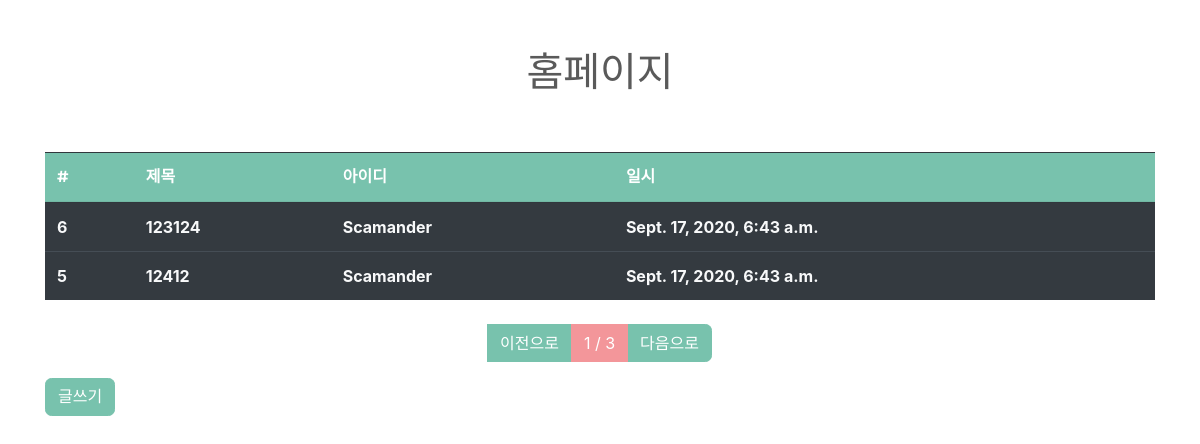
Before: /board/list/ with the older database file.
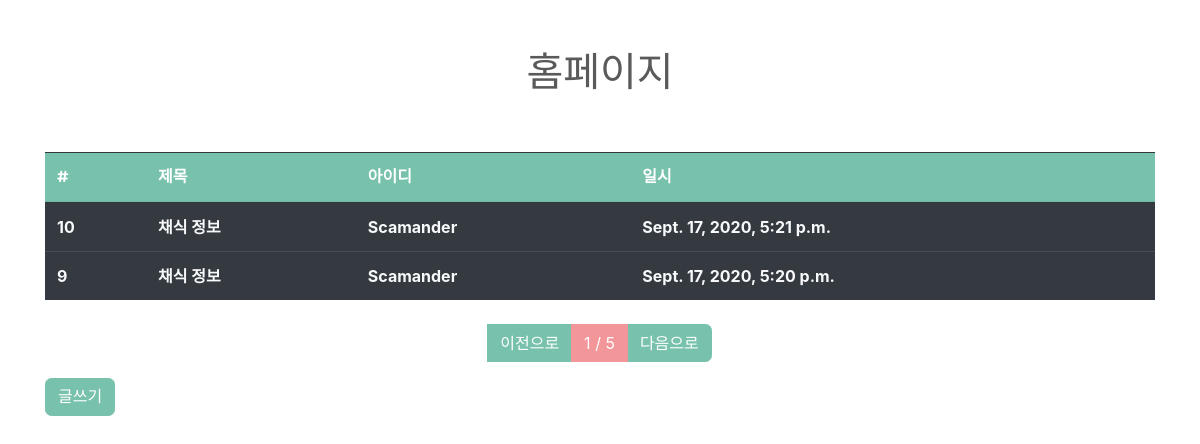
After: the same page with the newer database file.
### board/models.py (models this page shows, shortened)
class Board(models.Model):
    title = models.CharField(max_length=128, verbose_name='제목')
    contents = models.TextField(verbose_name='내용')
    writer = models.ForeignKey('user.UserInfo', on_delete=models.CASCADE, verbose_name='작성자')
    tag = models.ManyToManyField('tag.Tag', verbose_name='태그')
    registered_dttm = models.DateTimeField(auto_now_add=True, verbose_name='작성시간')
    class Meta:
        db_table = 'campus_board'
        verbose_name = '김민혁 커뮤니티 게시글'
        verbose_name_plural = '김민혁 커뮤니티 게시글'

### user/models.py (models this page shows)
class UserInfo(models.Model):
    username = models.CharField(max_length=64, verbose_name='사용자명')
    email = models.EmailField(max_length=128, verbose_name='이메일')
    password = models.CharField(max_length=64, verbose_name='비밀번호')
    registered_dttm = models.DateTimeField(auto_now_add=True, verbose_name='가입시간')
    def __str__(self):
        return self.username
    class Meta:
        db_table = 'campus_user'
        verbose_name = '김민혁 커뮤니티 사용자'
        verbose_name_plural = '김민혁 커뮤니티 사용자'

### board/views.py (the view)
# urls.py: path('list/', views.board_list),
def board_list(request):
    all_boards = Board.objects.all().order_by('-id')
    page = int(request.GET.get('p', 1))
    paginator = Paginator(all_boards, 2)
    boards = paginator.get_page(page)
    return render(request, 'board_list.html', {'boards': boards})

### templates/board_list.html
{% extends "base.html" %}
{% block contents %}
    <div class="row mt-5">
        <div class="col-12">
            <table class="table table-dark">
                <thead class="thead-dark">
                    <tr>
                        <th>#</th>
                        <th>제목</th>
                        <th>아이디</th>
                        <th>일시</th>
                    </tr>
                </thead>
                <tbody class="text-light">
                {% for board in boards %}
                    <tr onclick="location.href='/board/detail/{{ board.id }}/'">
                        <th>{{ board.id }}</th>
                        <th>{{ board.title }}</th>
                        <th>{{ board.writer }}</th>
                        <th>{{ board.registered_dttm }}</th>
                    </tr>
                {% endfor %}
                </tbody>
            </table>
        </div>
    </div>
    <div class="row mt-2">
        <div class="col-12">
            <nav>
                <ul class="pagination justify-content-center">
                    {% if boards.has_previous %}
                     <li class="page-item">
                        <a href="?p={{ boards.previous_page_number }}" class="page-link">이전으로</a>
                     </li>
                    {% else %}
                     <li class="page-item-disable">
                        <a href="#" class="page-link">이전으로</a>
                     </li>
                    {% endif %}
                    <li class="page-item active">
                        <a href="#" class="page-link">{{ boards.number }} / {{ boards.paginator.num_pages }}</a>
                    </li>
                    {% if boards.has_next %}
                    <li class="page-item">
                        <a href="?p={{ boards.next_page_number }}" class="page-link">다음으로</a>
                    </li>
                    {% else %}
                     <li class="page-item-disable">
                        <a href="#" class="page-link">다음으로</a>
                     </li>
                    {% endif %}
                 </ul>
            </nav>
        </div>
    </div>
    <div class="row">
        <div class="col-12">
            <button onclick="location.href = '/board/write/'" class="btn btn-primary">글쓰기</button>
        </div>
    </div>
{% endblock %}

### templates/base.html (shortened to what this page needs)
<!doctype html>
<html lang="ko">
  <head>
    <link rel="stylesheet" href="/static/bootstrap.min.css">
  </head>
  <body>
      <div class="row mt-5">
        <div class="col-12">
            <h1 class="text-center" onclick="location.href = '/'">홈페이지</h1>
        </div>
      </div>
      <div class="container">
          {%  block contents %}
          {% endblock %}
      </div>
  </body>
</html>

Changed rows visible on the page:
no longer on this page (row unchanged): Board: id "6", title "123124", writer "Scamander", registered_dttm "Sept. 17, 2020, 6:43 a.m."
no longer on this page (row unchanged): Board: id "5", title "12412", writer "Scamander", registered_dttm "Sept. 17, 2020, 6:43 a.m."
added Board: id "10", title "채식 정보", writer "Scamander", registered_dttm "Sept. 17, 2020, 5:21 p.m."
added Board: id "9", title "채식 정보", writer "Scamander", registered_dttm "Sept. 17, 2020, 5:20 p.m."
Other visible differences:
{{ boards.paginator.num_pages }}: "3" → "5"
